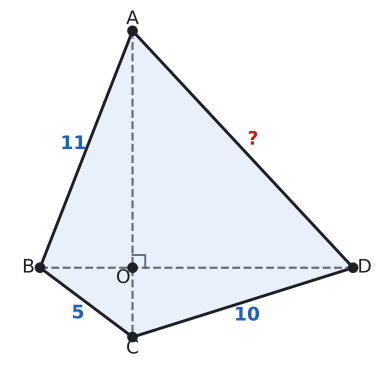

Generate this figure with Python:
import sys; sys.path.insert(0, "tools")
from cizim import *

# Alıştırma 6. Köşegenleri O'da dik kesişen ABCD. |OB| = 4 seçildi: |OA| = √105, |OC| = 3, |OD| = √91.
# |AB| = 11, |BC| = 5, |CD| = 10, |AD| = 14  (11² + 10² = 5² + 14² = 221).
O = np.array([0.0, 0.0])
A = np.array([0.0, np.sqrt(105)]); B = np.array([-4.0, 0.0]); C = np.array([0.0, -3.0]); D = np.array([np.sqrt(91), 0.0])
V = [A, B, C, D]
print("kenarlar:", [round(float(np.linalg.norm(V[i] - V[(i + 1) % 4])), 4) for i in range(4)])

fig, ax = sekil(5.0, 4.8)
ax.set_aspect("equal"); ax.axis("off")
ax.add_patch(patches.Polygon(V, closed=True, facecolor=MAVI_ACIK, edgecolor=YAZI, lw=2.2))
ax.plot(*zip(A, C), color=SOLUK, lw=1.6, ls="--"); ax.plot(*zip(B, D), color=SOLUK, lw=1.6, ls="--")
s = 0.55
ax.plot([s, s, 0], [0, s, s], color=SOLUK, lw=1.4)
for k, v, d in (("A", A, (0, 0.5)), ("B", B, (-0.5, 0)), ("C", C, (0, -0.5)), ("D", D, (0.5, 0)), ("O", O, (-0.4, -0.45))):
    nokta(ax, *v, ""); ax.text(v[0] + d[0], v[1] + d[1], k, ha="center", va="center", fontsize=14)
merkez = sum(V) / 4
for P, Q, yazi, renk in ((A, B, "11", MAVI), (B, C, "5", MAVI), (C, D, "10", MAVI), (D, A, "?", KIRMIZI)):
    m = (P + Q) / 2; n = np.array([-(Q - P)[1], (Q - P)[0]]); n = n / np.linalg.norm(n)
    if n @ (m - merkez) < 0: n = -n
    ax.text(*(m + 0.6 * n), yazi, color=renk, fontsize=14, ha="center", va="center", fontweight="bold")
ax.set_xlim(-5.4, D[0] + 1.1); ax.set_ylim(C[1] - 1.1, A[1] + 1.0)
kaydet(fig, __file__)
